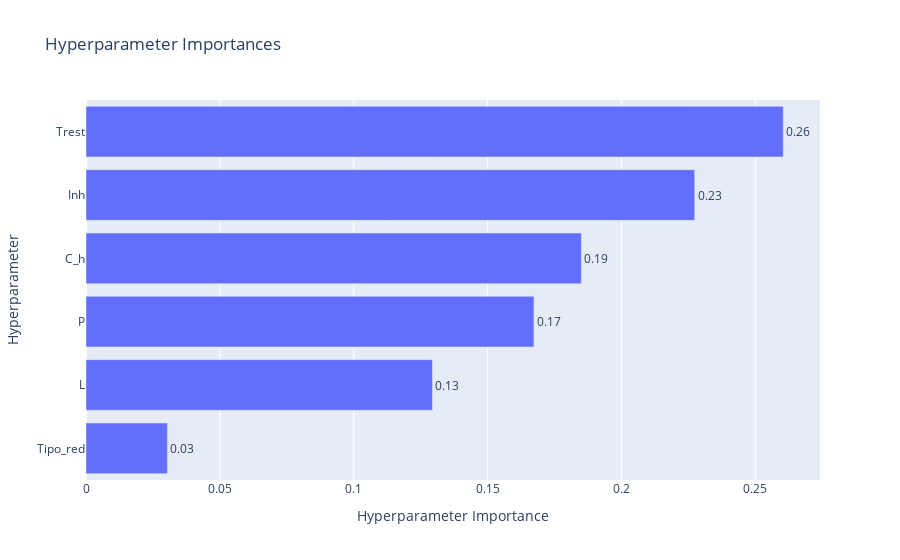

The cell this chart's notebook holds for it:
### Code cell
vis.plot_param_importances(study)

### Figure 1 — Plotly figure (JSON) as saved in the notebook; plotly's stock layout.template omitted (floating-point values rounded to 4 significant figures)
{"data": [{"cliponaxis": false, "hovertemplate": ["Tipo_red (IntDistribution): 0.03042837058666371<extra></extra>", "L (IntDistribution): 0.129410292215568<extra></extra>", "P (FloatDistribution): 0.16731557378031622<extra></extra>", "C_h (FloatDistribution): 0.18503116697565186<extra></extra>", "Inh (FloatDistribution): 0.2273631762263657<extra></extra>", "Trest (FloatDistribution): 0.2604514202154345<extra></extra>"], "name": "Objective Value", "orientation": "h", "text": ["0.03", "0.13", "0.17", "0.19", "0.23", "0.26"], "textposition": "outside", "type": "bar", "x": [0.03043, 0.1294, 0.1673, 0.185, 0.2274, 0.2605], "y": ["Tipo_red", "L", "P", "C_h", "Inh", "Trest"]}], "layout": {"title": {"text": "Hyperparameter Importances"}, "xaxis": {"title": {"text": "Hyperparameter Importance"}}, "yaxis": {"title": {"text": "Hyperparameter"}}}}
